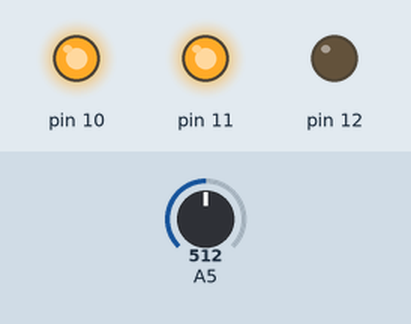
Simulated run of this sketch. Board: Arduino Uno, built with avr-gcc and run on an emulated ATmega328P. Shown: output pins drawn as LEDs (lit = HIGH). Inputs (shaded band) come from the test bench; at power-on: A5 = 512. WiFi joins after 1.5 s; servers stay silent unless stated.

Above: at 4.8 s.
At 7.0 s:
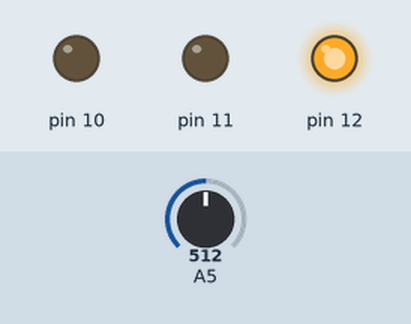
Timing chart, 0 to 9.2 s (numbered marks = the images above):
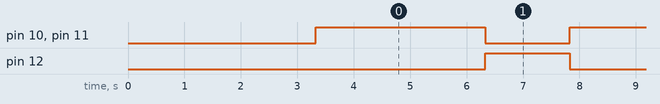

The sketch:

ventWithBlynk.ino
```cpp
#include<SoftwareSerial.h>
SoftwareSerial DebugSerial(2,3); //Rx, Tx

#define BLYNK_PRINT DebugSerial
#include <BlynkSimpleSerialBLE.h>
char auth[] = "YourAuthCodeHere";

double pressure ;

void setup(){
  DebugSerial.begin(9600);
  DebugSerial.println("waiting for connection");
  Blynk.begin(Serial,auth);

  Serial.begin(9600);
  pinMode(12,OUTPUT);
  pinMode(11,OUTPUT);
  pinMode(10,OUTPUT);
  digitalWrite(13,!LOW);
  digitalWrite(11,!HIGH);
  delay(1500);
}
void loop(){
  Blynk.run();
  pressure = analogRead(A5);
  Blynk.virtualWrite(V7, pressure);
  digitalWrite(12,!HIGH);
  digitalWrite(11,!LOW);
  digitalWrite(10,HIGH);
  //Serial.println("relay 1");
  delay(3000);
  pressure = analogRead(A5);
  Blynk.virtualWrite(V7, pressure);
  digitalWrite(12,!LOW);
  digitalWrite(11,!HIGH);
  digitalWrite(10,LOW);
  //Serial.println("relay 2");
  delay(1500);
}
```

Measured:
- by itself, pin 10, pin 11: alternates HIGH for 3.0 s and LOW for 1.5 s
- by itself, pin 12: alternates HIGH for 1.5 s and LOW for 3.0 s
